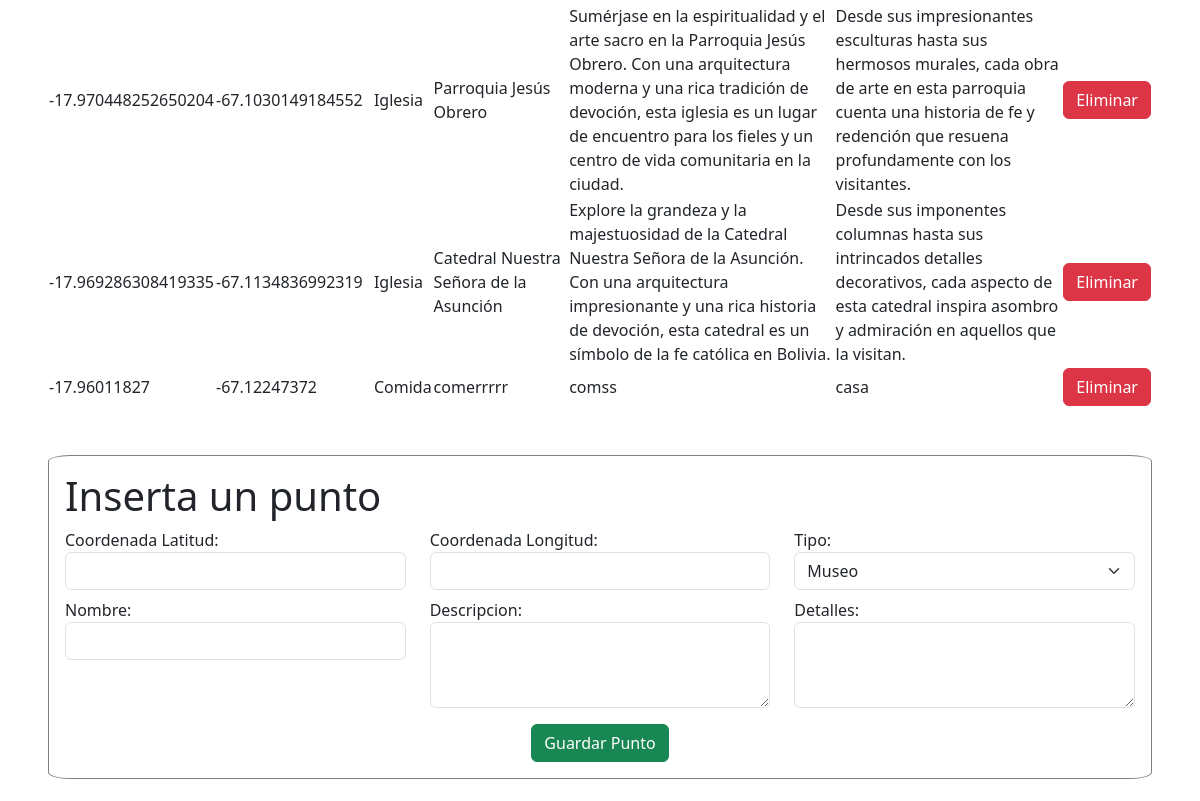
Before: /conoce_admin/ (signed in, middle part) with the older database file.
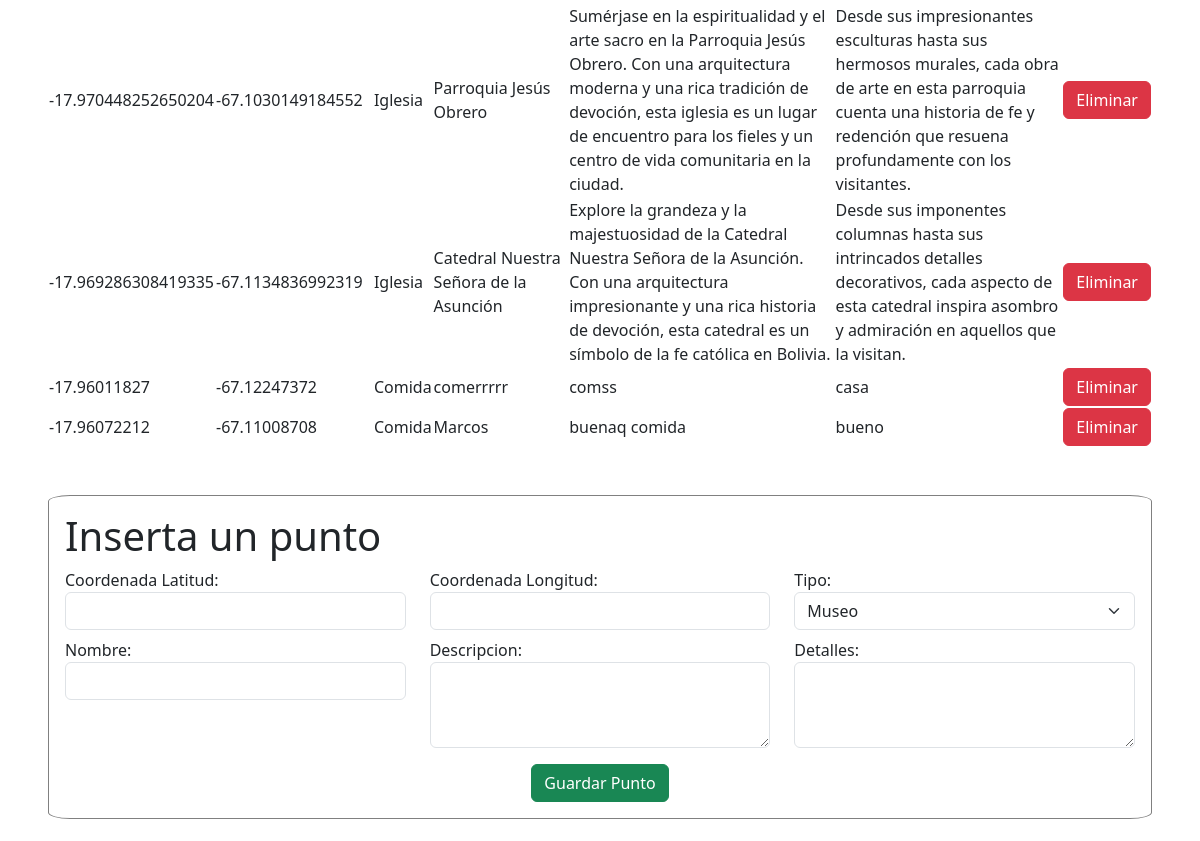
After: the same page with the newer database file.
### myapp/models.py (models this page shows, shortened)
class punto_conoce(models.Model):
    coord_lat = models.FloatField()
    coord_lng = models.FloatField()
    titulo = models.CharField(max_length=255)
    name = models.CharField(max_length=255)
    descripcion = models.CharField(max_length=255)
    detalles = models.CharField(max_length=255, default="default")
    imagen_ruta = models.CharField(max_length=255)

### myapp/views.py (the view)
# urls.py: path("conoce_admin/", views.conoce_admin, name="conoce_admin"),
@login_required
def conoce_admin(request):
    if request.method == "POST":
        coord_lat = request.POST.get("coord_lat")
        coord_lng = request.POST.get("coord_lng")
        titulo = request.POST.get("titulo")
        nombre = request.POST.get("nombre")
        descripcion = request.POST.get("descripcion")
        detalles = request.POST.get("detalles")
        if request.POST.get("titulo") == "Hotel":
            imagen = "/static/img/conoceoruro/hot.png"
        if request.POST.get("titulo") == "Comida":
            imagen = "/static/img/conoceoruro/resta.png"
        if request.POST.get("titulo") == "Museo":
            imagen = "/static/img/conoceoruro/mm.png"
        if request.POST.get("titulo") == "Iglesia":
            imagen = "/static/img/conoceoruro/i.png"
        punto = punto_conoce.objects.create(
            coord_lat=coord_lat,
            coord_lng=coord_lng,
            titulo=titulo,
            name=nombre,
            descripcion=descripcion,
            detalles=detalles,
            imagen_ruta=imagen,
        )
        puntos = punto_conoce.objects.all()
        return render(request, "conoce_admin.html", {"puntos": puntos})
    else:
        puntos = punto_conoce.objects.all()
        return render(request, "conoce_admin.html", {"puntos": puntos})

### myapp/templates/conoce_admin.html (shortened to what this page needs)
{% extends 'administrador.html' %} {% block content %}
{% load static %}
<div>
    <div class="m-5 row">
        <table id="conoceTable" class="display">
            <tbody>
                {% for punto in puntos %}
                <tr>
                    <td>{{ punto.coord_lat }}</td>
                    <td>{{ punto.coord_lng }}</td>
                    <td>{{ punto.titulo }}</td>
                    <td>{{ punto.name }}</td>
                    <td>{{ punto.descripcion }}</td>
                    <td>{{ punto.detalles }}</td>
                    <td class="text-center">
                        <button class="borrar-conoce btn btn-danger" data-id="{{ punto.id }}">Eliminar</button>
                    </td>
                </tr>
                {% endfor %}
            </tbody>
        </table>
    </div>
    <div class="row m-5">
        <div class="container p-3" style="border: solid gray 1px; border-radius: 2%;">
            <h1>Inserta un punto</h1>
            <form method="post">
                <div class="row">
                    <div class="col-4">
                        <label for="id_coord_lat_con">Coordenada Latitud:</label>
                        <input type="text" class="form-control" id="id_coord_lat_con" name="coord_lat" required>
                    </div>
                    <div class="col-4">
                        <label for="id_coord_lng_con">Coordenada Longitud:</label>
                        <input type="text" class="form-control" id="id_coord_lng_con" name="coord_lng" required>
                    </div>
                    <div class="col-4">
                        <label for="id_titulo">Tipo:</label>
                        <select class="form-select" aria-label="Seleccionar opción" id="id_titulo_ini" name="titulo"
                            required>
                            <option selected value="Museo">Museo</option>
                        </select>
                    </div>
                </div>
                <div class="row mt-2">
                    <div class="col-4">
                        <label for="id_nombre">Nombre:</label>
                        <input type="text" class="form-control" id="id_nombre" name="nombre" required>
                    </div>
                    <div class="col-4">
                        <label for="descripcion">Descripcion:</label>
                        <textarea type="text" class="form-control" id="descripcion" name="descripcion" rows="3"
                            required></textarea>
                    </div>
                    <div class="col-4">
                        <label for="detalles">Detalles:</label>
                        <textarea type="text" class="form-control" id="detalles" name="detalles" rows="3"
                            required></textarea>
                    </div>
                </div>
                <div class="mt-3 text-center">
                    <button class="btn btn-success" type="submit">Guardar Punto</button>
                </div>
            </form>
        </div>
    </div>
</div>
{% endblock %}

### myapp/templates/administrador.html (shortened to what this page needs)
{% load static %}
<!DOCTYPE html>
<html lang="en">
<head>
    <link rel="stylesheet" href="{% static '/css/styles.css' %}">
    <link rel="stylesheet" href="{% static '/css/styles2.css' %}">
    <link rel="stylesheet" href="{% static '/css/styles3.css' %}">
    <link rel="stylesheet" href="https://cdn.jsdelivr.net/npm/bootstrap@5.3.2/dist/css/bootstrap.min.css">
    <link rel="stylesheet" href="https://cdnjs.cloudflare.com/ajax/libs/font-awesome/4.7.0/css/font-awesome.min.css">
    <link rel="stylesheet" href="https://cdnjs.cloudflare.com/ajax/libs/font-awesome/5.15.4/css/all.min.css">
    <link rel="stylesheet" href="https://unpkg.com/leaflet@1.9.4/dist/leaflet.css"
 />
    <link rel="stylesheet" href="https://cdnjs.cloudflare.com/ajax/libs/leaflet-minimap/3.6.0/Control.MiniMap.min.css">
    <link rel="stylesheet" href="https://unpkg.com/leaflet-routing-machine@3.2.12/dist/leaflet-routing-machine.css" />
    <link rel="stylesheet" href="https://cdn.datatables.net/2.0.8/css/dataTables.dataTables.min.css">
    <link rel="stylesheet" type="text/css" href="https://cdn.datatables.net/1.11.5/css/jquery.dataTables.css">
</head>
<body>
    {% block content %} {% endblock %}
</body>
</html>

### myapp/static/css/styles.css (style rules this page uses)
html, body { height: 100%; margin: 0; padding: 0; }
body { background-size: cover; background-position: center; }
body { font-family: "Poppins", sans-serif; background: #fafafa; }

### myapp/static/css/styles3.css (style rules this page uses)
option { background-color: #1c0015; font: condensed 70% sans-serif; color: white; }

Changed rows visible on the page:
added punto_conoce: coord_lat "-17.96072212", coord_lng "-67.11008708", titulo "Comida", name "Marcos", descripcion "buenaq comida", detalles "bueno"
